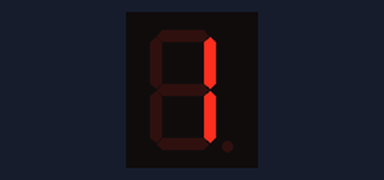
A sketch run on a simulated Arduino Uno, built with avr-gcc and run on an emulated ATmega328P. Parts: 1-digit seven-segment display. Wiring (inferred from the names in the program): 1-digit 7-segment display, segments lit when LOW: segments pin 8, pin 9, pin 11, pin 12, pin 13, pin 7, pin 6, pin 10. The segment pins are drawn as the display they are named for.

Above: at 0.1 s.
At 1.1 s:
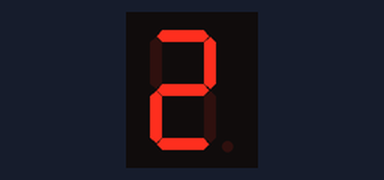
At 2.1 s:
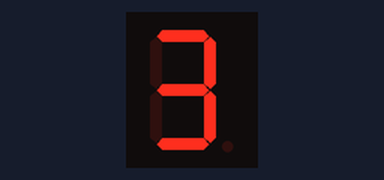
At 4.1 s:
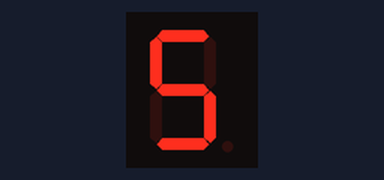
At 6.1 s:
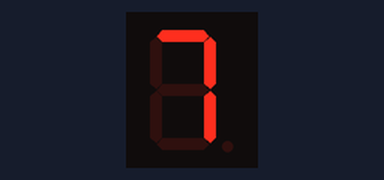
At 9.1 s:
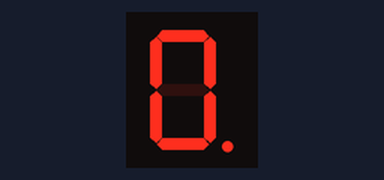

Measured:
- by itself, everything shown: repeats every 10.0 s, in 10 steps
- what the display in image 1 shows lasts 1.0 s, from 1.0 s to 2.0 s

The sketch:

7_seg_nums.ino
```cpp
int e=13;
int d=12;
int c=11;
int dp=10;
int b=9;
int a=8;
int f=7;
int g=6;
//--one--
void one()
{
  digitalWrite(e,HIGH);
  digitalWrite(d,HIGH);
  digitalWrite(c,LOW);
  digitalWrite(dp,HIGH);
  digitalWrite(b,LOW);
  digitalWrite(a,HIGH);
  digitalWrite(f,HIGH);
  digitalWrite(g,HIGH);
}
//--two--
void two()
{
  digitalWrite(e,LOW);
  digitalWrite(d,LOW);
  digitalWrite(c,HIGH);
  digitalWrite(dp,HIGH);
  digitalWrite(b,LOW);
  digitalWrite(a,LOW);
  digitalWrite(f,HIGH);
  digitalWrite(g,LOW);
}
//--three--
void three()
{
  digitalWrite(e,HIGH);
  digitalWrite(d,LOW);
  digitalWrite(c,LOW);
  digitalWrite(dp,HIGH);
  digitalWrite(b,LOW);
  digitalWrite(a,LOW);
  digitalWrite(f,HIGH);
  digitalWrite(g,LOW);
}
//--four--
void four()
{
  digitalWrite(e,HIGH);
  digitalWrite(d,HIGH);
  digitalWrite(c,LOW);
  digitalWrite(dp,HIGH);
  digitalWrite(b,LOW);
  digitalWrite(a,HIGH);
  digitalWrite(f,LOW);
  digitalWrite(g,LOW);
}
//--five--
void five()
{
  digitalWrite(e,HIGH);
  digitalWrite(d,LOW);
  digitalWrite(c,LOW);
  digitalWrite(dp,HIGH);
  digitalWrite(b,HIGH);
  digitalWrite(a,LOW);
  digitalWrite(f,LOW);
  digitalWrite(g,LOW);
}
//--six--
void six()
{
  digitalWrite(e,LOW);
  digitalWrite(d,LOW);
  digitalWrite(c,LOW);
  digitalWrite(dp,HIGH);
  digitalWrite(b,HIGH);
  digitalWrite(a,LOW);
  digitalWrite(f,LOW);
  digitalWrite(g,LOW);
}
//--seven--
void seven()
{
  digitalWrite(e,HIGH);
  digitalWrite(d,HIGH);
  digitalWrite(c,LOW);
  digitalWrite(dp,HIGH);
  digitalWrite(b,LOW);
  digitalWrite(a,LOW);
  digitalWrite(f,HIGH);
  digitalWrite(g,HIGH);
}
//--eight--
void eight()
{
  digitalWrite(e,LOW);
  digitalWrite(d,LOW);
  digitalWrite(c,LOW);
  digitalWrite(dp,LOW);
  digitalWrite(b,LOW);
  digitalWrite(a,LOW);
  digitalWrite(f,LOW);
  digitalWrite(g,LOW);
}
//--nine--
void nine()
{
  digitalWrite(e,HIGH);
  digitalWrite(d,LOW);
  digitalWrite(c,LOW);
  digitalWrite(dp,HIGH);
  digitalWrite(b,LOW);
  digitalWrite(a,LOW);
  digitalWrite(f,LOW);
  digitalWrite(g,LOW);
}
//--zero--
void zero()
{
  digitalWrite(e,LOW);
  digitalWrite(d,LOW);
  digitalWrite(c,LOW);
  digitalWrite(dp,LOW);
  digitalWrite(b,LOW);
  digitalWrite(a,LOW);
  digitalWrite(f,LOW);
  digitalWrite(g,HIGH);
}

//--------setup---------
void setup() {
pinMode(e,OUTPUT);
pinMode(d,OUTPUT);
pinMode(c,OUTPUT);
pinMode(dp,OUTPUT);
pinMode(b,OUTPUT);
pinMode(a,OUTPUT);
pinMode(f,OUTPUT);
pinMode(g,OUTPUT);
}

//--loop sequence--
void loop() {
 one();
 delay(1000);
 two();
 delay(1000);
 three();
 delay(1000);
 four();
 delay(1000);
 five();
 delay(1000);
 six();
 delay(1000);
 seven();
 delay(1000);
 eight();
 delay(1000);
 nine();
 delay(1000);
 zero();
 delay(1000);
}
```
